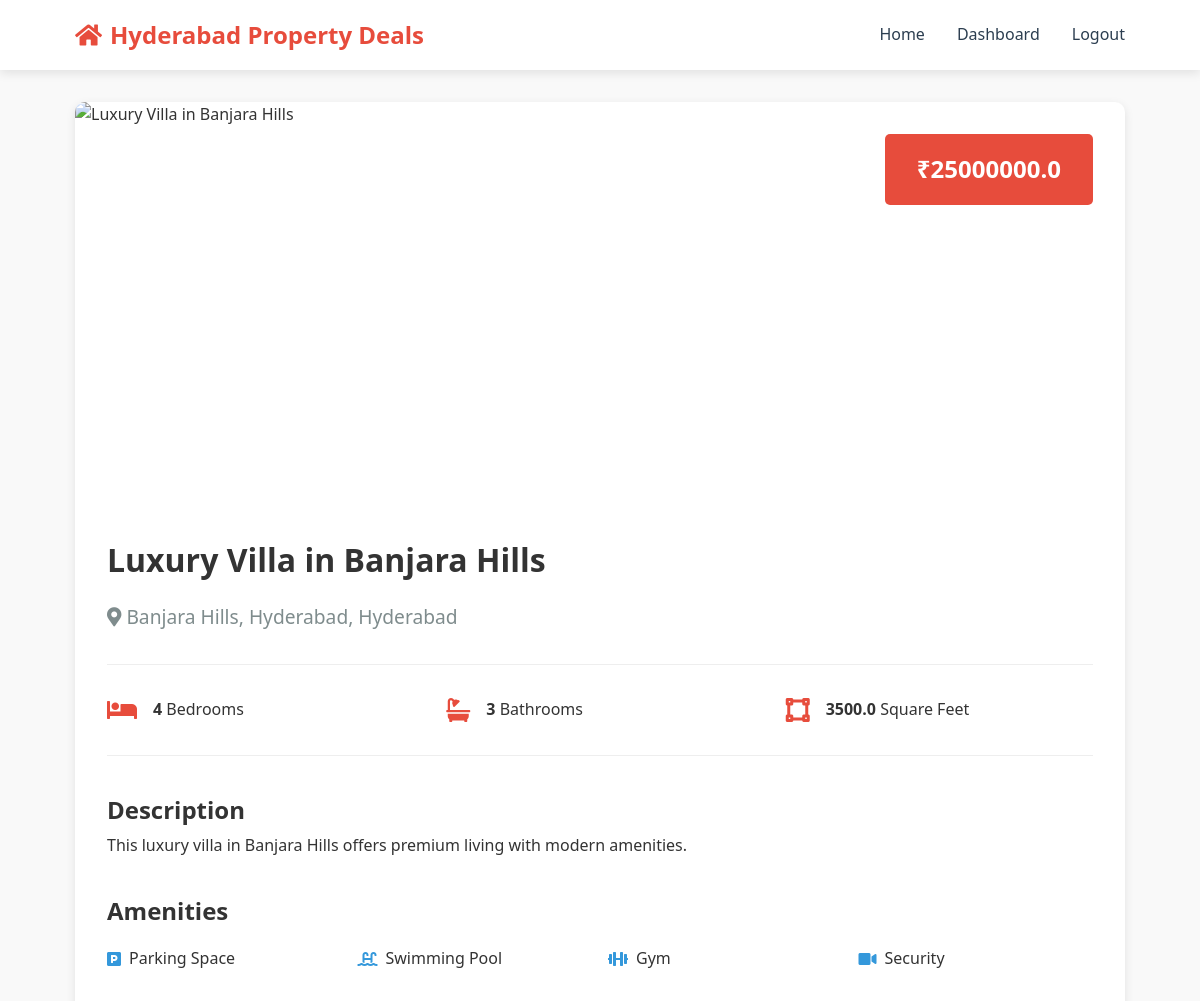
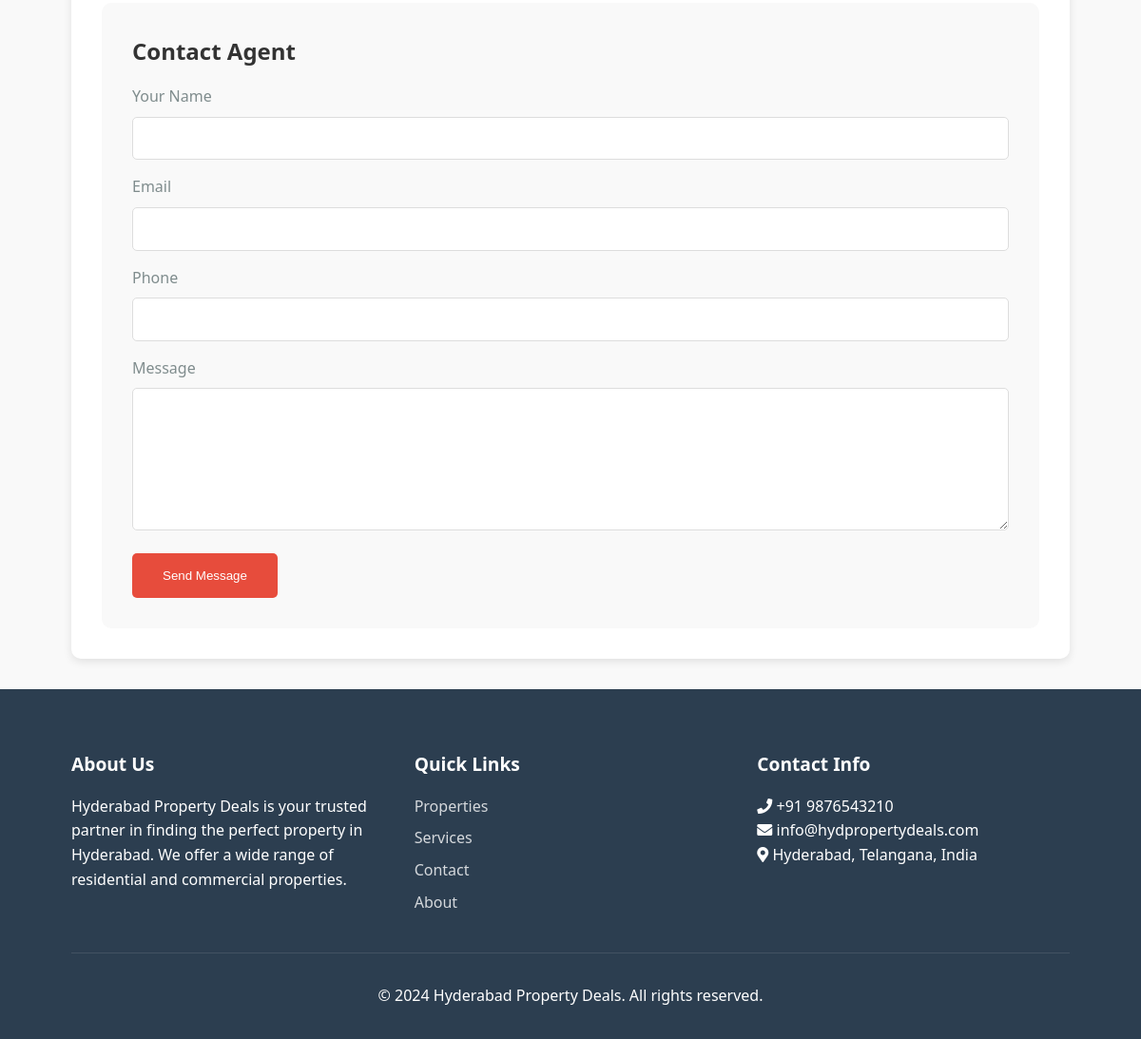
The page /property/1 (signed in) on the database its author committed (2 pictures, top to bottom).
### tables this page shows
CREATE TABLE properties (
    id INTEGER PRIMARY KEY AUTOINCREMENT,
    title TEXT NOT NULL,
    location TEXT NOT NULL,
    price REAL NOT NULL,
    bedrooms INTEGER NOT NULL,
    bathrooms INTEGER NOT NULL,
    area REAL NOT NULL,
    description TEXT,
    image_url TEXT,
    created_at TIMESTAMP DEFAULT CURRENT_TIMESTAMP
);

### app.py (the view)
@app.route('/property/<int:property_id>')
def property_detail(property_id):
    if 'user_id' not in session:
        return redirect(url_for('login'))
    conn = get_db()
    cursor = conn.cursor()
    cursor.execute("SELECT * FROM properties WHERE id = ?", (property_id,))
    property_data = cursor.fetchone()
    if property_data:
        return render_template('property_detail.html', property=property_data)
    return "Property not found", 404

### app.py (called while the page is built)
def get_db():
    conn = sqlite3.connect(db_path)
    conn.row_factory = sqlite3.Row
    return conn

### templates/property_detail.html (shortened to what this page needs)
<!DOCTYPE html>
<html lang="en">
<head>
    <link rel="stylesheet" href="https://cdnjs.cloudflare.com/ajax/libs/font-awesome/5.15.3/css/all.min.css">
    <link rel="stylesheet" href="{{ url_for('static', filename='styles_enhanced.css') }}">
    <link rel="stylesheet" href="{{ url_for('static', filename='additional_styles.css') }}">
</head>
<body>
    <header class="main-header">
        <div class="container header-container">
            <div class="logo">
                <a href="{{ url_for('index') }}">
                    <i class="fas fa-home"></i>
                    <span>Hyderabad Property Deals</span>
                </a>
            </div>
            <nav class="main-nav">
                <ul>
                    <li><a href="{{ url_for('index') }}">Home</a></li>
                    {% if 'user_id' in session %}
                    <li><a href="{{ url_for('dashboard') }}">Dashboard</a></li>
                    <li><a href="#" onclick="logout()">Logout</a></li>
                    {% else %}
                    <li><a href="{{ url_for('login') }}">Login</a></li>
                    <li><a href="{{ url_for('register') }}">Register</a></li>
                    {% endif %}
                </ul>
            </nav>
        </div>
    </header>
    <main class="property-details">
        <div class="container">
            <div class="property-details-container">
                <div class="property-details-image">
                    <img src="{{ url_for('static', filename='images/property' + property.id|string + '.jpg') }}" alt="{{ property.title }}">
                    <div class="property-details-price">₹{{ property.price }}</div>
                </div>
                <div class="property-details-content">
                    <div class="property-details-header">
                        <h1>{{ property.title }}</h1>
                        <p class="location"><i class="fas fa-map-marker-alt"></i> {{ property.location }}, Hyderabad</p>
                    </div>
                    <div class="property-details-features">
                        <div class="feature-item">
                            <i class="fas fa-bed"></i>
                            <div>
                                <strong>{{ property.bedrooms }}</strong>
                                <span>Bedrooms</span>
                            </div>
                        </div>
                        <div class="feature-item">
                            <i class="fas fa-bath"></i>
                            <div>
                                <strong>{{ property.bathrooms }}</strong>
                                <span>Bathrooms</span>
                            </div>
                        </div>
                        <div class="feature-item">
                            <i class="fas fa-vector-square"></i>
                            <div>
                                <strong>{{ property.area }}</strong>
                                <span>Square Feet</span>
                            </div>
                        </div>
                    </div>
                    <div class="property-details-description">
                        <h2>Description</h2>
                        <p>{{ property.description }}</p>
                    </div>
                    <div class="property-details-amenities">
                        <h2>Amenities</h2>
                        <div class="amenities-list">
                            <div class="amenity-item">
                                <i class="fas fa-parking"></i>
                                <span>Parking Space</span>
                            </div>
                            <div class="amenity-item">
                                <i class="fas fa-swimming-pool"></i>
                                <span>Swimming Pool</span>
                            </div>
                            <div class="amenity-item">
                                <i class="fas fa-dumbbell"></i>
                                <span>Gym</span>
                            </div>
                            <div class="amenity-item">
                                <i class="fas fa-video"></i>
                                <span>Security</span>
                            </div>
                        </div>
                    </div>
                    <div class="property-details-contact">
                        <h2>Contact Agent</h2>
                        <form class="contact-form" id="contactForm">
                            <div class="form-group">
                                <label for="name">Your Name</label>
                                <input type="text" id="name" name="name" required>
                            </div>
                            <div class="form-group">
                                <label for="email">Email</label>
                                <input type="email" id="email" name="email" required>
                            </div>
                            <div class="form-group">
                                <label for="phone">Phone</label>
                                <input type="tel" id="phone" name="phone" required>
                            </div>
                            <div class="form-group">
                                <label for="message">Message</label>
                                <textarea id="message" name="message" required></textarea>
                            </div>
                            <button type="submit">Send Message</button>
                        </form>
                    </div>
                </div>
            </div>
        </div>
    </main>
    <footer class="main-footer">
        <div class="container">
            <div class="footer-content">
                <div class="footer-section">
                    <h3>About Us</h3>
                    <p>Hyderabad Property Deals is your trusted partner in finding the perfect property in Hyderabad. We offer a wide range of residential and commercial properties.</p>
                </div>
                <div class="footer-section">
                    <h3>Quick Links</h3>
                    <ul>
                        <li><a href="#">Properties</a></li>
                        <li><a href="#">Services</a></li>
                        <li><a href="#">Contact</a></li>
                        <li><a href="#">About</a></li>
                    </ul>
                </div>
                <div class="footer-section">
                    <h3>Contact Info</h3>
                    <p><i class="fas fa-phone"></i> +91 9876543210</p>
                    <p><i class="fas fa-envelope"></i> info@hydpropertydeals.com</p>
                    <p><i class="fas fa-map-marker-alt"></i> Hyderabad, Telangana, India</p>
                </div>
            </div>
            <div class="footer-bottom">
                <p>&copy; 2024 Hyderabad Property Deals. All rights reserved.</p>
            </div>
        </div>
    </footer>
</body>
</html>

### static/styles_enhanced.css (style rules this page uses)
* { margin: 0; padding: 0; box-sizing: border-box; }
:root { --primary-color: #e74c3c; --secondary-color: #2c3e50; --accent-color: #3498db; --light-color: #f9f9f9; --dark-color: #333; --gray-color: #7f8c8d; --shadow: 0 3px 10px rgba(0, 0, 0, 0.1); --transition: all 0.3s ease; }
body { font-family: 'Segoe UI', Tahoma, Geneva, Verdana, sans-serif; line-height: 1.6; color: var(--dark-color); background-color: var(--light-color); min-height: 100vh; display: flex; flex-direction: column; }
.container { width: 90%; max-width: 1200px; margin: 0 auto; padding: 0 15px; }
a { text-decoration: none; color: var(--secondary-color); transition: var(--transition); }
.main-header { background-color: #fff; box-shadow: var(--shadow); padding: 1rem 0; position: sticky; top: 0; z-index: 100; }
.header-container { display: flex; justify-content: space-between; align-items: center; }
.logo a { display: flex; align-items: center; font-size: 1.5rem; font-weight: bold; color: var(--primary-color); }
.logo i { margin-right: 0.5rem; }
.main-nav ul { display: flex; list-style: none; gap: 2rem; }
.main-nav a { font-weight: 500; }
.main-footer { background: var(--secondary-color); color: #fff; padding: 4rem 0 2rem; margin-top: auto; }
.footer-content { display: grid; grid-template-columns: repeat(auto-fit, minmax(250px, 1fr)); gap: 2rem; margin-bottom: 2rem; }
.footer-section h3 { margin-bottom: 1rem; font-size: 1.2rem; }
.footer-section ul { list-style: none; }
.footer-section ul li { margin-bottom: 0.5rem; }
.footer-section a { color: #fff; opacity: 0.8; }
.footer-bottom { text-align: center; padding-top: 2rem; border-top: 1px solid rgba(255, 255, 255, 0.1); }

### static/additional_styles.css (style rules this page uses)
.property-details { padding: 2rem 0; }
.property-details-container { background: #fff; border-radius: 10px; box-shadow: var(--shadow); overflow: hidden; }
.property-details-image { height: 400px; position: relative; }
.property-details-image img { width: 100%; height: 100%; object-fit: cover; }
.property-details-price { position: absolute; top: 2rem; right: 2rem; background: var(--primary-color); color: #fff; padding: 1rem 2rem; border-radius: 5px; font-size: 1.5rem; font-weight: bold; }
.property-details-content { padding: 2rem; }
.property-details-header { margin-bottom: 2rem; }
.property-details-header h1 { font-size: 2rem; margin-bottom: 1rem; }
.property-details-header .location { color: var(--gray-color); font-size: 1.2rem; }
.property-details-features { display: grid; grid-template-columns: repeat(auto-fit, minmax(200px, 1fr)); gap: 2rem; margin-bottom: 2rem; padding: 2rem 0; border-top: 1px solid #eee; border-bottom: 1px solid #eee; }
.feature-item { display: flex; align-items: center; gap: 1rem; }
.feature-item i { font-size: 1.5rem; color: var(--primary-color); }
.property-details-description { margin-bottom: 2rem; line-height: 1.8; }
.property-details-amenities { margin-bottom: 2rem; }
.property-details-amenities h2 { margin-bottom: 1rem; }
.amenities-list { display: grid; grid-template-columns: repeat(auto-fit, minmax(200px, 1fr)); gap: 1rem; }
.amenity-item { display: flex; align-items: center; gap: 0.5rem; }
.amenity-item i { color: var(--accent-color); }
.property-details-contact { background: var(--light-color); padding: 2rem; border-radius: 10px; }
.property-details-contact h2 { margin-bottom: 1rem; }
.contact-form .form-group { margin-bottom: 1rem; }
.contact-form label { display: block; margin-bottom: 0.5rem; color: var(--gray-color); }
.contact-form input, .contact-form textarea { width: 100%; padding: 0.8rem; border: 1px solid #ddd; border-radius: 5px; font-size: 1rem; }
.contact-form textarea { height: 150px; resize: vertical; }
.contact-form button { background: var(--primary-color); color: #fff; padding: 1rem 2rem; border: none; border-radius: 5px; cursor: pointer; transition: var(--transition); }

### rows shown on the page
properties: price "25000000.0", title "Luxury Villa in Banjara Hills", location "Banjara Hills, Hyderabad", bedrooms "4", bathrooms "3", area "3500.0", description "This luxury villa in Banjara Hills offers premium living with modern amenities."
